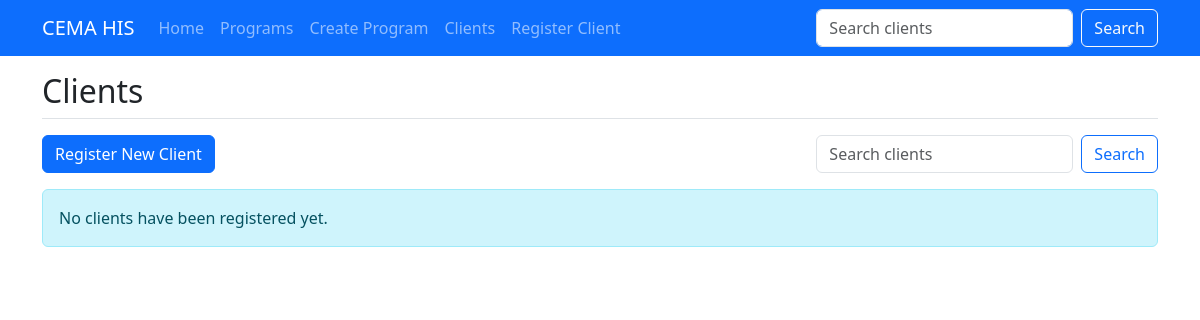
The page /healthapp/clients/ on the database as committed earlier.
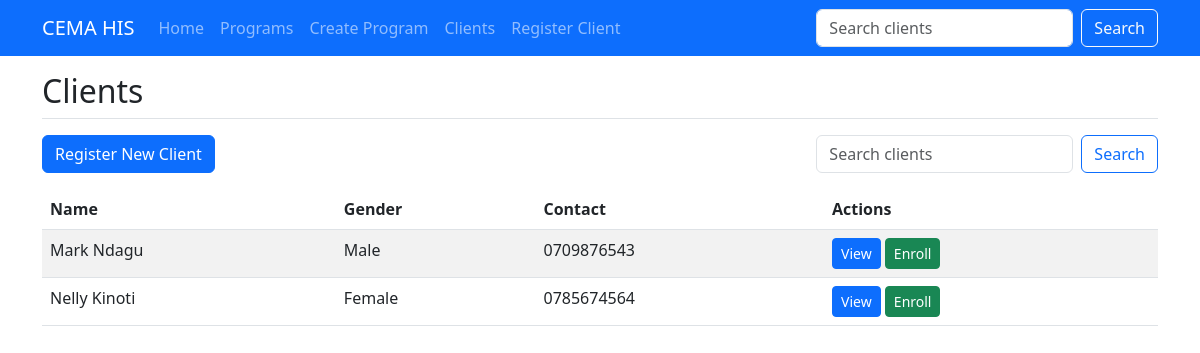
The same page on the database as committed later.
### healthapp/models.py (models this page shows, shortened)
class Client(models.Model):
    GENDER_CHOICES = [
        ('M', 'Male'),
        ('F', 'Female'),
        ('O', 'Other'),
    ]
    first_name = models.CharField(max_length=100)
    last_name = models.CharField(max_length=100)
    date_of_birth = models.DateField()
    gender = models.CharField(max_length=1, choices=GENDER_CHOICES)
    phone_number = models.CharField(max_length=15, blank=True, null=True)
    email = models.EmailField(blank=True, null=True)
    programs = models.ManyToManyField(HealthProgram, through='Enrollment')
    created_at = models.DateTimeField(auto_now_add=True)
    def get_full_name(self):
        return f"{self.first_name} {self.last_name}"

### healthapp/views.py (the view, shortened to what this page needs)
# urls.py: path('clients/', views.ClientListView.as_view(), name='client-list'),
class ClientListView(ListView):
    model = Client
    template_name = 'healthapp/client_list.html'
    context_object_name = 'clients'
    def get_queryset(self):
        query = self.request.GET.get('q')
        return Client.objects.all()

### healthapp/templates/healthapp/client_list.html (shortened to what this page needs)
{% extends 'healthapp/base.html' %}
{% block header %}Clients{% endblock %}
{% block content %}
<div class="mb-3 d-flex justify-content-between">
  <a href="{% url 'client-create' %}" class="btn btn-primary">Register New Client</a>
  <form class="d-flex" action="{% url 'client-list' %}" method="get">
    <input class="form-control me-2" type="search" name="q" placeholder="Search clients" value="{{ request.GET.q|default:'' }}">
    <button class="btn btn-outline-primary" type="submit">Search</button>
  </form>
</div>
{% if clients %}
<table class="table table-striped">
  <thead>
    <tr>
      <th>Name</th>
      <th>Gender</th>
      <th>Contact</th>
      <th>Actions</th>
    </tr>
  </thead>
  <tbody>
    {% for client in clients %}
    <tr>
      <td>{{ client.get_full_name }}</td>
      <td>{{ client.get_gender_display }}</td>
      <td>{{ client.phone_number|default:client.email|default:"N/A" }}</td>
      <td>
        <a href="{% url 'client-detail' client.pk %}" class="btn btn-sm btn-primary">View</a>
        <a href="{% url 'client-enroll' client.pk %}" class="btn btn-sm btn-success">Enroll</a>
      </td>
    </tr>
    {% endfor %}
  </tbody>
</table>
{% else %}
<div class="alert alert-info">
  {% if request.GET.q %}No clients found matching "{{ request.GET.q }}".{% else %}No clients have been registered yet.{% endif %}
</div>
{% endif %}
{% endblock %}

### healthapp/templates/healthapp/base.html (shortened to what this page needs)
<!DOCTYPE html>
<html lang="en">
  <head>
    <link
      href="https://cdn.jsdelivr.net/npm/bootstrap@5.3.0-alpha1/dist/css/bootstrap.min.css"
      rel="stylesheet"
    />
  </head>
  <body>
    <nav class="navbar navbar-expand navbar-dark bg-primary fixed-top">
      <div class="container">
        <a class="navbar-brand" href="{% url 'home' %}">CEMA HIS</a>
        <div class="navbar-nav me-auto">
          <a class="nav-link" href="{% url 'home' %}">Home</a>
          <a class="nav-link" href="{% url 'program-list' %}">Programs</a>
          <a class="nav-link" href="{% url 'program-create' %}"
            >Create Program</a
          >
          <a class="nav-link" href="{% url 'client-list' %}">Clients</a>
          <a class="nav-link" href="{% url 'client-create' %}"
            >Register Client</a
          >
        </div>
        <form class="d-flex" action="{% url 'client-list' %}" method="get">
          <input
            class="form-control me-2"
            type="search"
            name="q"
            placeholder="Search clients"
          />
          <button class="btn btn-outline-light" type="submit">Search</button>
        </form>
      </div>
    </nav>
    <div class="container mt-3">
      <h1 class="h2 mb-3 border-bottom pb-2">
        {% block header %}{% endblock %}
      </h1>
      {% block content %}{% endblock %}
    </div>
  </body>
</html>

### healthapp/templates/healthapp/base.html (style rules this page uses)
body { padding-top: 56px; }

Rows that differ between the two databases and show on the page:
added Client: get_full_name "Mark Ndagu", gender "Male", phone_number "0709876543"
added Client: get_full_name "Nelly Kinoti", gender "Female", phone_number "0785674564"
Other text that changed with them:
text no longer shown: "No clients have been registered yet."
text now shown: "Name Gender Contact Actions"
